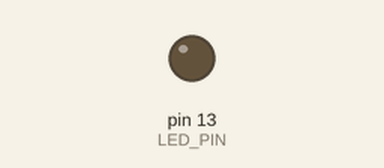
Bench run of a sketch on a simulated Arduino Uno, built with avr-gcc and run on an emulated ATmega328P. Parts: output pins drawn as LEDs (lit = HIGH). Dashed ring = blinking.

Above: at 0.3 s.
At 2.55 s:
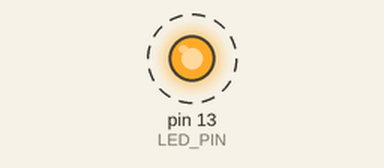
Timing chart, 0 to 3.0 s (numbered marks = the images above):
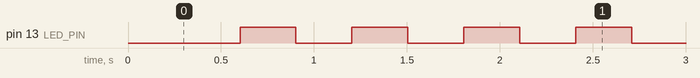

The sketch:

sketch_13_timing.ino
```cpp
/* with this sketch you are learning how to create a blink without delay
 *  delay is bad generally, because blocks the execution of all the other code in the sketch
 */
#define LED_PIN 13
unsigned long timeOfEventLastFired = 0;
boolean isOn = false;


void setup() {
  // put your setup code here, to run once:
  pinMode(LED_PIN,OUTPUT);
}

void loop() {
  /*
  WHAT IS MILLIS?
      https://www.arduino.cc/reference/en/language/functions/time/millis/
  */

  if(millis()-timeOfEventLastFired > 300)
  {
    timeOfEventLastFired = millis();
    if(isOn)
    {
      digitalWrite(LED_PIN, HIGH);
    }
    else
    {
      digitalWrite(LED_PIN, LOW);
    }
    //This is equivalent of saying
    // isOn = (opposite of) isOn;
    // if isOn is true make it false
    // if isOn is false make it true
    isOn = !isOn;
  }
}
```

Measured:
- by itself, pin 13 (LED_PIN): alternates HIGH for 0.30 s and LOW for 0.30 s
